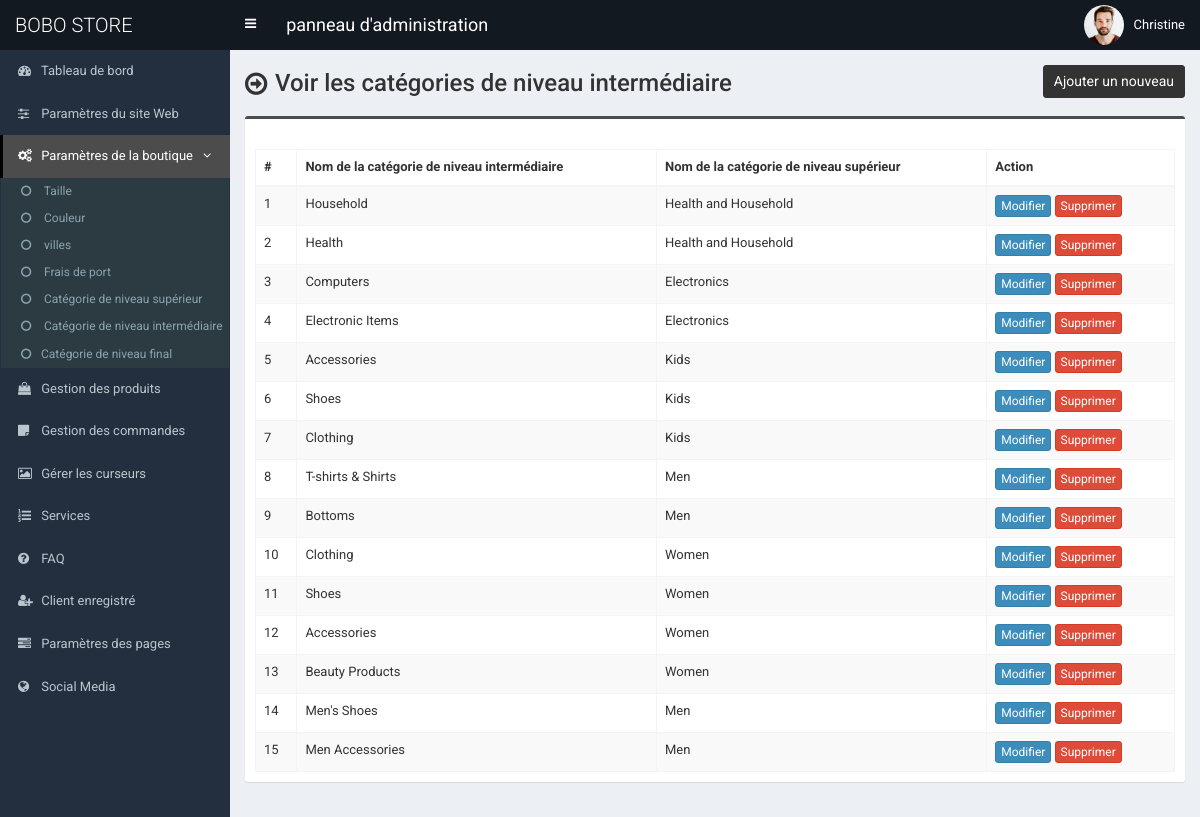
The app's page /admin/mid-category.php (signed in), older data.
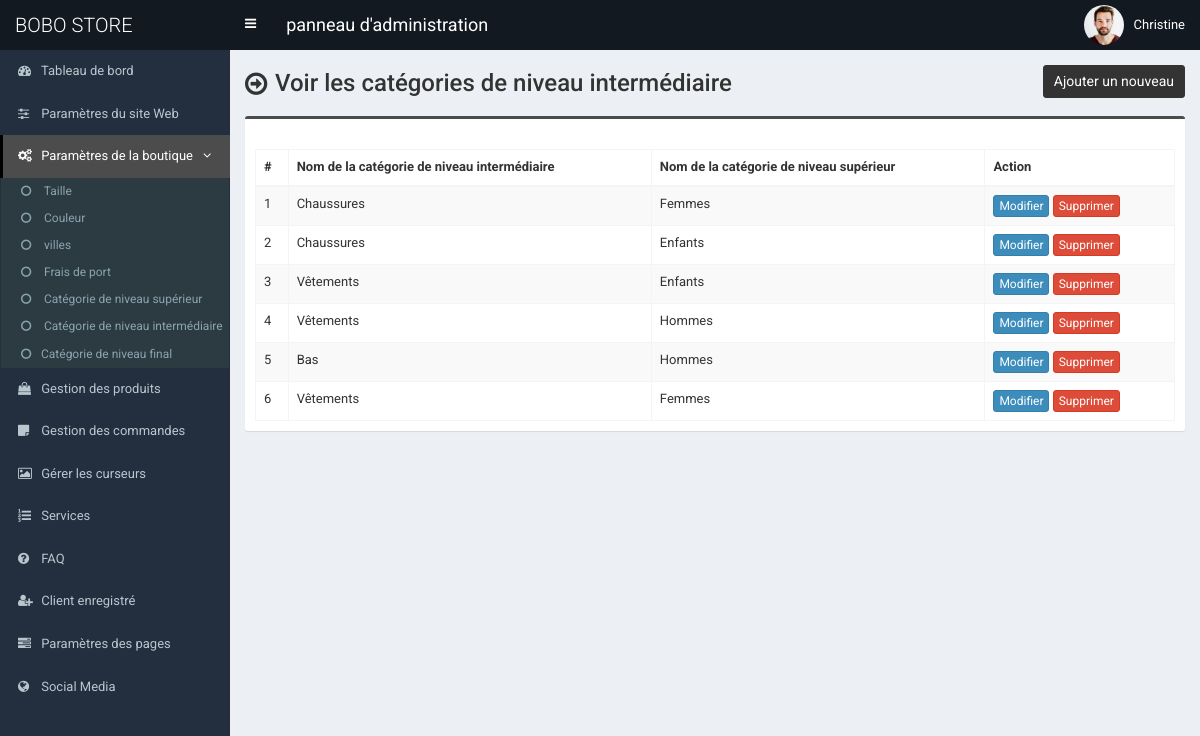
The same page, newer data.
### tables this page shows
CREATE TABLE IF NOT EXISTS `tbl_mid_category` (
  `mcat_id` int NOT NULL AUTO_INCREMENT,
  `mcat_name` varchar(255) NOT NULL,
  `tcat_id` int NOT NULL,
  PRIMARY KEY (`mcat_id`)
);

CREATE TABLE IF NOT EXISTS `tbl_top_category` (
  `tcat_id` int NOT NULL AUTO_INCREMENT,
  `tcat_name` varchar(255) NOT NULL,
  `show_on_menu` int NOT NULL,
  PRIMARY KEY (`tcat_id`)
);

### admin/mid-category.php (the view, shortened to what this page needs)
<?php require_once('header.php'); ?>
<section class="content-header">
	<div class="content-header-left">
		<h1>
Voir les catégories de niveau intermédiaire</h1>
	</div>
	<div class="content-header-right">
		<a href="mid-category-add.php" class="btn btn-primary btn-sm">Ajouter un nouveau</a>
	</div>
</section>
<section class="content">
  <div class="row">
    <div class="col-md-12">
      <div class="box box-info">
        <div class="box-body table-responsive">
          <table id="example1" class="table table-bordered table-hover table-striped">
			<thead>
			    <tr>
			        <th>#</th>
			        <th>
Nom de la catégorie de niveau intermédiaire</th>
                    <th>
Nom de la catégorie de niveau supérieur</th>
			        <th>Action</th>
			    </tr>
			</thead>
            <tbody>
            	<?php
            	$i=0;
            	$statement = $pdo->prepare("SELECT *
                                    FROM tbl_mid_category t1
                                    JOIN tbl_top_category t2
                                    ON t1.tcat_id = t2.tcat_id
                                    ORDER BY t1.mcat_id DESC");
            	$statement->execute();
            	$result = $statement->fetchAll(PDO::FETCH_ASSOC);
            	foreach ($result as $row) {
            		$i++;
            		?>
					<tr>
	                    <td><?php echo $i; ?></td>
	                    <td><?php echo $row['mcat_name']; ?></td>
                        <td><?php echo $row['tcat_name']; ?></td>
	                    <td>
	                        <a href="mid-category-edit.php?id=<?php echo $row['mcat_id']; ?>" class="btn btn-primary btn-xs">Modifier</a>
	                        <a href="#" class="btn btn-danger btn-xs" data-href="mid-category-delete.php?id=<?php echo $row['mcat_id']; ?>" data-toggle="modal" data-target="#confirm-delete">Supprimer</a>
	                    </td>
	                </tr>
            		<?php
            	}
            	?>
            </tbody>
          </table>
        </div>
      </div>
</section>
<?php require_once('footer.php'); ?>

Row changes from the older to the newer data that the page shows:
removed tbl_mid_category: mcat_name "Household", tcat.tcat_name "Health and Household"
removed tbl_mid_category: mcat_name "Health", tcat.tcat_name "Health and Household"
removed tbl_mid_category: mcat_name "Computers", tcat.tcat_name "Electronics"
removed tbl_mid_category: mcat_name "Electronic Items", tcat.tcat_name "Electronics"
removed tbl_mid_category: mcat_name "Accessories", tcat.tcat_name "Kids"
removed tbl_mid_category: mcat_name "Shoes", tcat.tcat_name "Kids"
removed tbl_mid_category: mcat_name "Shoes", tcat.tcat_name "Women"
removed tbl_mid_category: mcat_name "Accessories", tcat.tcat_name "Women"
removed tbl_mid_category: mcat_name "Beauty Products", tcat.tcat_name "Women"
removed tbl_mid_category: mcat_name "Men's Shoes", tcat.tcat_name "Men"
removed tbl_mid_category: mcat_name "Men Accessories", tcat.tcat_name "Men"
added tbl_mid_category: mcat_name "Chaussures", tcat.tcat_name "Femmes"
added tbl_mid_category: mcat_name "Chaussures", tcat.tcat_name "Enfants"
changed tbl_mid_category (number 3 of 6 on the later page): mcat_name "Clothing" → "Vêtements"; tcat.tcat_name "Kids" → "Enfants"
changed tbl_mid_category (number 4 of 6 on the later page): mcat_name "T-shirts & Shirts" → "Vêtements"; tcat.tcat_name "Men" → "Hommes"
changed tbl_mid_category: mcat_name "Bottoms" → "Bas"; tcat.tcat_name "Men" → "Hommes"
changed tbl_mid_category (number 6 of 6 on the later page): mcat_name "Clothing" → "Vêtements"; tcat.tcat_name "Women" → "Femmes"
